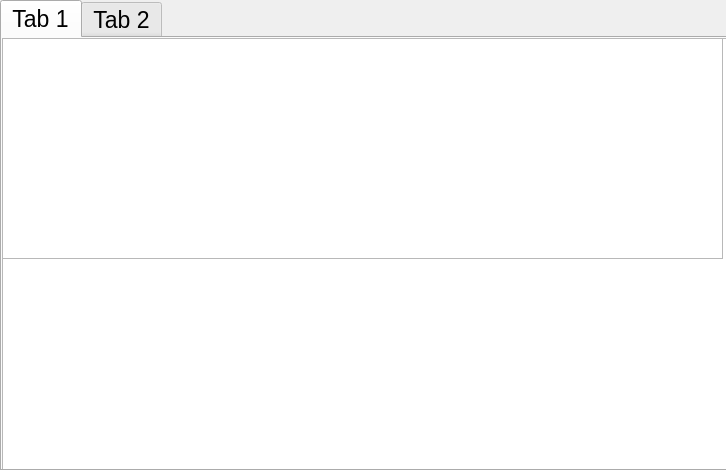
<?xml version="1.0" encoding="UTF-8"?>
<ui version="4.0">
 <class>MainWindow</class>
 <widget class="QMainWindow" name="MainWindow">
  <property name="geometry">
   <rect>
    <x>0</x>
    <y>0</y>
    <width>726</width>
    <height>470</height>
   </rect>
  </property>
  <property name="font">
   <font>
    <pointsize>17</pointsize>
   </font>
  </property>
  <property name="windowTitle">
   <string>  主界面</string>
  </property>
  <widget class="QWidget" name="centralwidget">
   <widget class="QTabWidget" name="tabWidget">
    <property name="geometry">
     <rect>
      <x>0</x>
      <y>0</y>
      <width>731</width>
      <height>471</height>
     </rect>
    </property>
    <property name="sizePolicy">
     <sizepolicy hsizetype="Maximum" vsizetype="Maximum">
      <horstretch>0</horstretch>
      <verstretch>0</verstretch>
     </sizepolicy>
    </property>
    <property name="currentIndex">
     <number>0</number>
    </property>
    <widget class="QWidget" name="tab">
     <attribute name="title">
      <string>Tab 1</string>
     </attribute>
     <widget class="QListView" name="listView">
      <property name="geometry">
       <rect>
        <x>0</x>
        <y>0</y>
        <width>731</width>
        <height>441</height>
       </rect>
      </property>
      <property name="font">
       <font>
        <family>宋体</family>
       </font>
      </property>
     </widget>
     <widget class="QListWidget" name="listWidget">
      <property name="geometry">
       <rect>
        <x>0</x>
        <y>0</y>
        <width>721</width>
        <height>221</height>
       </rect>
      </property>
     </widget>
    </widget>
    <widget class="QWidget" name="tab_2">
     <attribute name="title">
      <string>Tab 2</string>
     </attribute>
    </widget>
   </widget>
  </widget>
 </widget>
 <resources/>
 <connections/>
</ui>
